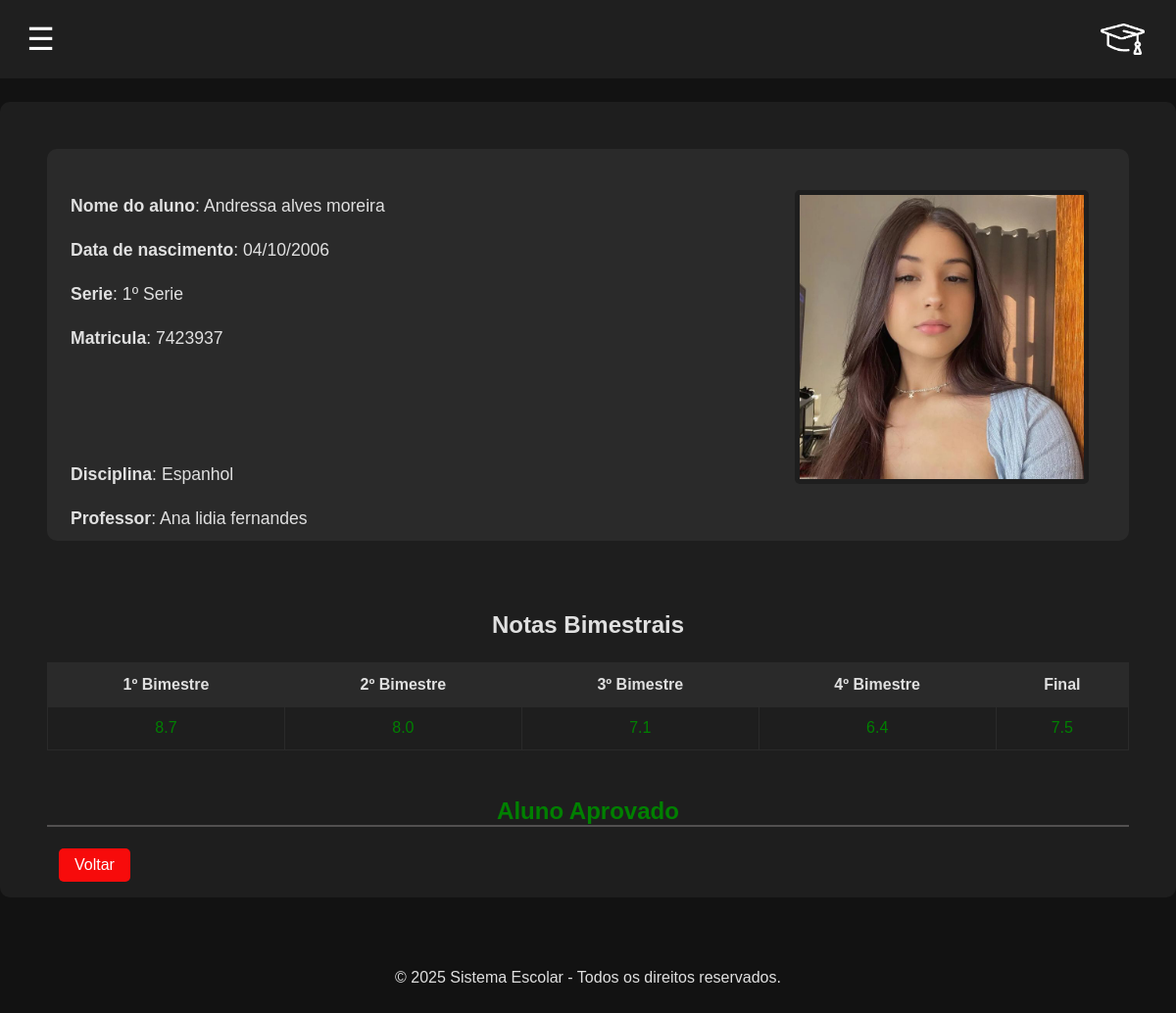
/portalProfessor/resultado/8 (signed in), run on the app's committed database.
### portalProfessor/models.py (models this page shows, shortened)
class Alunos(models.Model):
    class SerieChoices(models.TextChoices):
        PRIMEIRA_SERIE = '1', '1º Ano'
        SEGUNDA_SERIE = '2', '2º Ano'
        TERCEIRA_SERIE = '3', '3º Ano'
    id = models.AutoField(primary_key=True)
    foto_perfil = models.ImageField(upload_to='fotos_perfil_aluno', null=False, blank=True, default='fotos_perfil_aluno/semFoto.jpg')
    nome = models.CharField(max_length=200, null=False)
    data_nascimento = models.DateField(null=False)
    matricula = models.CharField(max_length=200, null=False, unique=True)
    serie = models.CharField(max_length=200, null=False, choices=SerieChoices.choices)

class Disciplinas(models.Model):
    class DisciplinasChoices(models.TextChoices):
        pass
    id = models.AutoField(primary_key=True)
    nome = models.CharField(max_length=200, null=False)
    carga_horaria = models.IntegerField(null=False)
    professor = models.ForeignKey(settings.AUTH_USER_MODEL ,on_delete=models.CASCADE, related_name="disciplinas")
    alunos = models.ManyToManyField(Alunos, related_name="disciplinas")

class Usuarios(AbstractUser):
    foto_perfil = models.ImageField(upload_to='fotos_perfil_professor', null=False, blank=True, default='fotos_perfil_professor/semFoto.jpg')
    telefone = models.CharField(max_length=100, null=True, blank=True, unique=True)

class Resultado_aluno_approved_disciplinas(models.Model):
    id = models.AutoField(primary_key=True)
    aluno = models.ForeignKey(Alunos, on_delete=models.CASCADE, related_name="resultados")
    disciplina = models.ForeignKey(Disciplinas, on_delete=models.CASCADE, related_name="resultados")
    is_approved = models.BooleanField(null=True, default=False)
    notaBimestre1 = models.FloatField(null=True, default=0)
    notaBimestre2 = models.FloatField(null=True, default=0)
    notaBimestre3 = models.FloatField(null=True, default=0)
    notaBimestre4 = models.FloatField(null=True, default=0)
    nota_final_disciplina = models.FloatField(null=True, default=0)

### portalProfessor/views.py (the view)
# urls.py: path('resultado/<int:id>', resultado_view, name='resultado')
def resultado_view(request,id):
    aluno = Alunos.objects.get(id=id)
    disciplina = Disciplinas.objects.get(professor=request.user)
    query_resultado = Resultado_aluno_approved_disciplinas.objects.get(aluno=aluno,disciplina=disciplina)
    if query_resultado:
        return render(request, 'portalProfessor/resultado_gerado.html', {'resultado':query_resultado, 'aluno':aluno, 'disciplina':disciplina})

### templates/portalProfessor/resultado_gerado.html (shortened to what this page needs)
{% load static %}
<!DOCTYPE html>
<html lang="en">
<head>
    <link rel="stylesheet" href="{% static 'css/styleAlunos.css' %}">
</head>
<body>
    <header style="height: 5rem;">
        <button style="font-size: 2rem; position: relative; margin-bottom: 0rem; left: -1.5rem;" id="menu-toggle" class="hamburguer">&#9776;</button>
        <img style="width: 4%;" src="{% static 'img/Logo1.png' %}" alt="">
    </header>
    <div class="table">
        <a href="{% url 'visualizar_notas' aluno.id aluno.serie %}"><button class="btn-back">Voltar</button></a>
        <div class="aluno-dados">
            <p><strong>Nome do aluno </strong>:  {{ aluno.nome }}</p>
            <p><strong>Data de nascimento </strong>: {{ aluno.data_nascimento | date:"d/m/Y" }}</p>
            <p><strong>Serie </strong>: {{ aluno.serie }}º Serie</p>
            <p><strong>Matricula </strong>:  {{ aluno.matricula }}</p>
            <img class="foto-perfil" src="{{ aluno.foto_perfil.url }}" alt="">
        </div>
        <div class="professor-dados">
            <p><strong>Disciplina</strong>: {{ disciplina.nome }}</p>
            <p><strong>Professor</strong>: {{disciplina.professor.first_name}} {{ disciplina.professor.last_name }}</p>
        </div>
        <h3 style="font-size: 1.5rem;">Notas Bimestrais</h3>
        <table>
            <thead>
                <tr>
                    <th>1º Bimestre</th>
                    <th>2º Bimestre</th>
                    <th>3º Bimestre</th>
                    <th>4º Bimestre</th>
                    <th>Final</th>
                </tr>
            </thead>
            <tbody>
                <tr>
                    <td class="nota">{{ resultado.notaBimestre1 }}</td>
                    <td class="nota">{{ resultado.notaBimestre2 }}</td>
                    <td class="nota">{{ resultado.notaBimestre3 }}</td>
                    <td class="nota">{{ resultado.notaBimestre4 }}</td>
                    <td class="nota">{{ resultado.nota_final_disciplina }}</td>
                </tr>
            </tbody>
        </table>
        {% if resultado.is_approved == True%}
            <h3 class="statusApproved" style="color: green;">Aluno Aprovado</h3>
        {% else %}
            <h3 class="statusApproved" style="color: red;">Aluno Reprovado</h3>
        {% endif %}
    </div>
    <footer>
        <p>&copy; 2025 Sistema Escolar - Todos os direitos reservados.</p>
    </footer>
</body>
</html>

### static/css/styleAlunos.css (style rules this page uses)
* { margin: 0; padding: 0; box-sizing: border-box; font-family: Arial, sans-serif; }
body { background-color: #121212; color: #e0e0e0; display: flex; flex-direction: column; align-items: center; }
header { width: 100%; background: #1f1f1f; color: white; display: flex; justify-content: space-between; align-items: center; padding: 1rem 2rem; }
footer { width: 100%; height: 100px; background-color: transparent; display: flex; justify-content: center; align-items: center; margin-top: 20px; }
.hamburguer { font-size: 1.5rem; background: none; border: none; color: white; cursor: pointer; }
.table { position: relative; margin-top: 2%; background: #1e1e1e; padding: 3rem; border-radius: 10px; width: 100%; max-width: 1400px; text-align: center; }
.table h3 { margin-bottom: 1.5rem; }
button { background: #388e3c; color: white; padding: 0.7rem 1.2rem; border: none; border-radius: 5px; cursor: pointer; font-size: 1rem; transition: background 0.3s; margin-bottom: 1rem; }
.btn-back { position: absolute; bottom: 0%; left: 5%; text-decoration: none; background: #f70b0b; color: white; padding: 0.5rem 1rem; border-radius: 5px; }
h3 { margin-bottom: 1.5rem; }
table { width: 100%; border-collapse: collapse; margin-bottom: 1.5rem; border-radius: 5px; box-shadow: #121212 2px; }
th, td { padding: 0.8rem; border: 1px solid #2a2a2a; }
th { background: #2a2a2a; }
td { background: #1e1e1e; }
p { margin-top: 1.5rem; }
.aluno-dados { background: #2a2a2a; padding: 1.5rem; border-radius: 10px; margin-bottom: 1.5rem; font-size: 1.1rem; height: 400px; }
.aluno-dados p { display: flex; margin-bottom: 0.5rem; }
.aluno-dados img { display: flex; position: relative; margin-left: 70%; top:-170px; border: 5px solid #1e1e1e; }
.foto-perfil { width: 300px; height: 300px; border-radius: 5px; }
.professor-dados { padding: 1.5rem; font-size: 1.1rem; height: 0px; }
.professor-dados p { display: flex; position: relative; top: -150px; }
.statusApproved { position: relative; font-size: 1.5rem; margin-top: 3rem; border-bottom: 2px solid #525050; }

### data on the page
Alunos: nome "Andressa alves moreira", data_nascimento "04/10/2006", serie "1", matricula "7423937", foto_perfil (picture)
Disciplinas: nome "Espanhol", professor.first_name "Ana lidia", professor.last_name "fernandes"
Resultado_aluno_approved_disciplinas: notaBimestre1 "8.7", notaBimestre2 "8.0", notaBimestre3 "7.1", notaBimestre4 "6.4", nota_final_disciplina "7.5"
